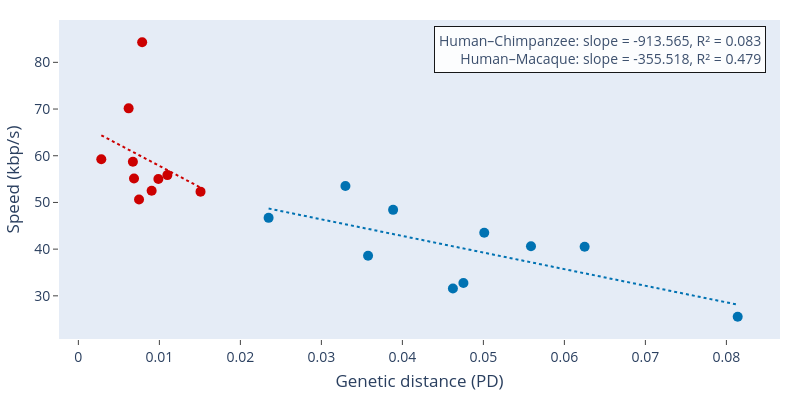

Notebook source saved alongside this figure:
### Code cell
import plotly.graph_objects as go
from sklearn.linear_model import LinearRegression
from sklearn.metrics import r2_score
import pandas

def calc_graph(k):
    # Load and filter
    df = pandas.read_csv("../thesis_0.1/df/all_alignment_data.csv")
    kmer = k
    df = df[df["kmer_size"] == kmer].copy()
    df = df[df["cogent3_pd"].notnull() & df["madb_cycles"].notnull()].copy()

    # Ensure only matched stable_ids across Chimpanzee and Macaque
    chimp_ids = set(df[df["species"] == "Chimpanzee"]["unique_id"])
    macaque_ids = set(df[df["species"] == "Macaque"]["unique_id"])
    matched_ids = chimp_ids & macaque_ids

    df = df[df["unique_id"].isin(matched_ids) & df["species"].isin(["Chimpanzee", "Macaque"])]

    # Calculate speed as kbp per second
    df["madb_kbp_per_sec"] = (df["seq_length"] / 1000) / df["madb_time"]

    # Plot config
    species_colors = {
        "Chimpanzee": "#CC0000",  # Red
        "Macaque":    "#0072B2",  # Blue
    }

    fig = go.Figure()
    summary_stats = {}

    for species in ["Chimpanzee", "Macaque"]:
        species_df = df[df["species"] == species]
        x = species_df["cogent3_pd"].values.reshape(-1, 1)
        y = species_df["madb_kbp_per_sec"].values

        # Linear regression
        model = LinearRegression().fit(x, y)
        y_pred = model.predict(x)
        slope = model.coef_[0]
        r2 = r2_score(y, y_pred)

        summary_stats[species] = (slope, r2)

        fig.add_trace(go.Scatter(
            x=species_df["cogent3_pd"],
            y=species_df["madb_kbp_per_sec"],
            mode="markers",
            marker=dict(color=species_colors[species]),
            name=f"Human–{species}"
        ))

        x_range = pandas.Series(sorted(species_df["cogent3_pd"].unique()))
        fig.add_trace(go.Scatter(
            x=x_range,
            y=model.predict(x_range.values.reshape(-1, 1)),
            mode="lines",
            line=dict(dash="dot", color=species_colors[species]),
            showlegend=False
        ))

    # Annotation box
    annotation_text = "<br>".join(
        f"Human–{species}: slope = {slope:.3f}, R² = {r2:.3f}"
        for species, (slope, r2) in summary_stats.items()
    )
    fig.add_annotation(
        text=annotation_text,
        xref="paper", yref="paper",
        x=0.98, y=0.98,
        showarrow=False,
        xanchor="right", yanchor="top",
        font=dict(size=14),
        align="right",
        bordercolor="black",
        borderwidth=1,
        borderpad=4,
        bgcolor="white",
        opacity=0.9
    )

    fig.update_layout(
        xaxis_title="Genetic distance (PD)",
        yaxis_title="Speed (kbp/s)",
        width=800,
        height=600,
        legend=dict(x=0.01, y=0.99),
        margin=dict(l=40, r=20, t=40, b=40),
    )

    update_layout(fig, in_panel=False)
    fig.show()

    write_pdf = pdf_writer()
    write_pdf(fig, "madb_speed_vs_divergence_matched")

calc_graph(15)

### Figure 1 — Plotly figure (JSON) as saved in the notebook; plotly's stock layout.template omitted (floating-point values rounded to 4 significant figures)
{"data": [{"marker": {"color": "#CC0000", "size": 10, "symbol": "circle"}, "mode": "markers", "name": "Human–Chimpanzee", "type": "scatter", "x": [0.01099, 0.009047, 0.007488, 0.00283, 0.006206, 0.01508, 0.009874, 0.006868, 0.007874, 0.006731], "y": [55.86, 52.49, 50.64, 59.25, 70.14, 52.31, 55.01, 55.12, 84.31, 58.71]}, {"line": {"color": "#CC0000", "dash": "dot"}, "marker": {"size": 10}, "mode": "lines", "showlegend": false, "type": "scatter", "x": [0.00283, 0.006206, 0.006731, 0.006868, 0.007488, 0.007874, 0.009047, 0.009874, 0.01099, 0.01508], "y": [64.38, 61.3, 60.82, 60.69, 60.12, 59.77, 58.7, 57.94, 56.93, 53.19]}, {"marker": {"color": "#0072B2", "size": 10, "symbol": "circle"}, "mode": "markers", "name": "Human–Macaque", "type": "scatter", "x": [0.0814, 0.05011, 0.03885, 0.02348, 0.04753, 0.0625, 0.04624, 0.03576, 0.03297, 0.05588], "y": [25.51, 43.52, 48.41, 46.7, 32.76, 40.52, 31.57, 38.58, 53.53, 40.62]}, {"line": {"color": "#0072B2", "dash": "dot"}, "marker": {"size": 10}, "mode": "lines", "showlegend": false, "type": "scatter", "x": [0.02348, 0.03297, 0.03576, 0.03885, 0.04624, 0.04753, 0.05011, 0.05588, 0.0625, 0.0814], "y": [48.7, 45.33, 44.33, 43.23, 40.61, 40.15, 39.23, 37.18, 34.83, 28.11]}], "layout": {"annotations": [{"align": "right", "bgcolor": "white", "bordercolor": "black", "borderpad": 4, "borderwidth": 1, "font": {"size": 14}, "opacity": 0.9, "showarrow": false, "text": "Human–Chimpanzee: slope = -913.565, R² = 0.083<br>Human–Macaque: slope = -355.518, R² = 0.479", "x": 0.98, "xanchor": "right", "xref": "paper", "y": 0.98, "yanchor": "top", "yref": "paper"}], "font": {"size": 14}, "height": 400, "legend": {"x": 0.01, "y": 0.99}, "margin": {"b": 40, "l": 40, "r": 20, "t": 20}, "showlegend": false, "width": 800, "xaxis": {"showgrid": false, "ticklen": 5, "ticks": "outside", "tickwidth": 1, "title": {"standoff": 10, "text": "Genetic distance (PD)"}, "zeroline": false}, "yaxis": {"showgrid": false, "ticklen": 5, "ticks": "outside", "tickwidth": 1, "title": {"standoff": 10, "text": "Speed (kbp/s)"}, "zeroline": false}}}
